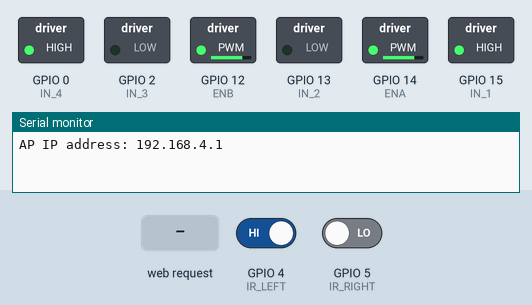
Recording of a sketch running on a simulated ESP8266 (NodeMCU). Parts: switched loads named in the sketch (green lamp = pin HIGH), the last lines printed to the serial monitor. The inputs (shaded band) are chosen by the test bench; at power-on: GPIO 4 (IR_LEFT) HIGH, GPIO 5 (IR_RIGHT) LOW.

Above: at 1.2 s.
1.3 s: HTTP request GET /?State=F received
At 2.4 s:
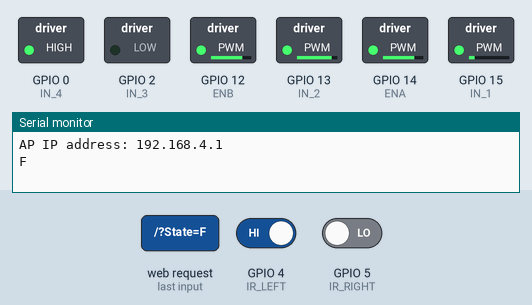
2.8 s: HTTP request GET /?State=B received
At 4.0 s:
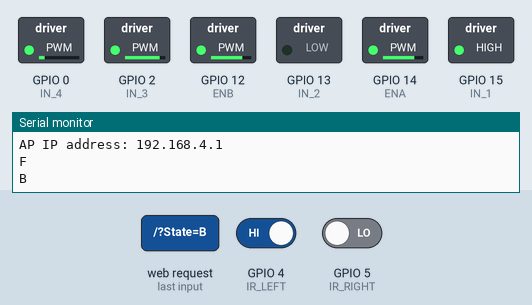
4.3 s: GPIO 4 (IR_LEFT) driven LOW
At 4.7 s:
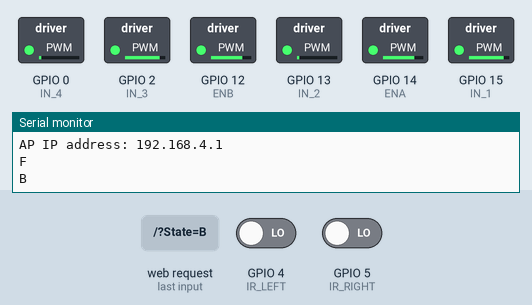
5.8 s: HTTP request GET /?State=L received
At 6.3 s:
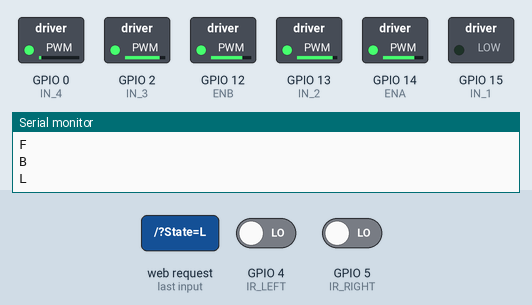
7.3 s: HTTP request GET /?State=R received
At 7.35 s:
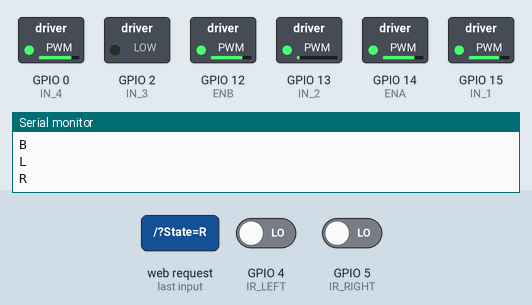
8.9 s: GPIO 5 (IR_RIGHT) driven HIGH
At 9.7 s:
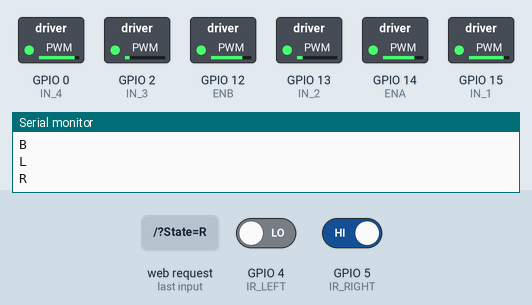
Timing chart, 0 to 25.4 s (numbered marks = the images above; inputs shaded):
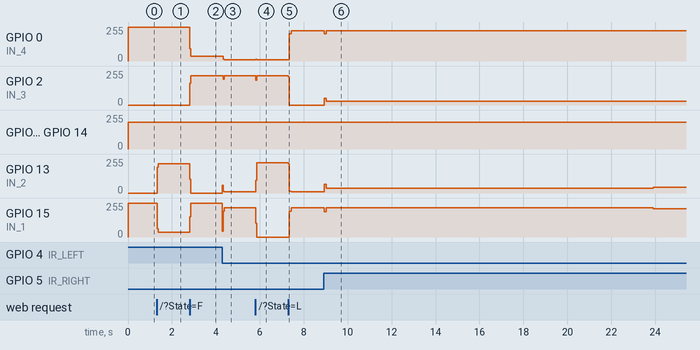

The sketch:

hhhh.ino
```cpp
#include <ESP8266WiFi.h>
#include <WiFiClient.h>
#include <ESP8266WebServer.h>

String command;             //String to store app command state.
int speedCar = 800;         // 400 - 1023.
int speed_Coeff = 3;

const char* ssid = "NodeMCU Car";//Wifi id name
ESP8266WebServer server(80);

#define ENA   14          // Enable/speed motors Right        GPIO14(D5)
#define ENB   12          // Enable/speed motors Left         GPIO12(D6)
#define IN_1  15          // L298N in1 motors Right           GPIO15(D8)
#define IN_2  13          // L298N in2 motors Right           GPIO13(D7)
#define IN_3  2           // L298N in3 motors Left            GPIO2(D4)
#define IN_4  0           // L298N in4 motors Left            GPIO0(D3)

#define IR_LEFT  4       // Left IR sensor pin
#define IR_RIGHT    5    // Right IR sensor pin

void setup() {
  pinMode(ENA, OUTPUT);
  pinMode(ENB, OUTPUT);
  pinMode(IN_1, OUTPUT);
  pinMode(IN_2, OUTPUT);
  pinMode(IN_3, OUTPUT);
  pinMode(IN_4, OUTPUT);

  pinMode(IR_LEFT, INPUT);
  pinMode(IR_RIGHT, INPUT);

  Serial.begin(96000);

  // Connecting WiFi
  WiFi.mode(WIFI_AP);
  WiFi.softAP(ssid);

  IPAddress myIP = WiFi.softAPIP();
  Serial.print("AP IP address: ");
  Serial.println(myIP);

  // Starting WEB-server
  server.on ( "/", HTTP_handleRoot );
  server.onNotFound ( HTTP_handleRoot );
  server.begin();
}

void goAhead(){
  digitalWrite(IN_1, LOW);
  digitalWrite(IN_2, HIGH);
  analogWrite(ENA, speedCar);

  digitalWrite(IN_3, LOW);
  digitalWrite(IN_4, HIGH);
  analogWrite(ENB, speedCar);
}

void goBack(){
  digitalWrite(IN_1, HIGH);
  digitalWrite(IN_2, LOW);
  analogWrite(ENA, speedCar);

  digitalWrite(IN_3, HIGH);
  digitalWrite(IN_4, LOW);
  analogWrite(ENB, speedCar);
}

void goRight(){
  digitalWrite(IN_1, HIGH);
  digitalWrite(IN_2, LOW);
  analogWrite(ENA, speedCar);

  digitalWrite(IN_3, LOW);
  digitalWrite(IN_4, HIGH);
  analogWrite(ENB, speedCar);
}

void goLeft(){
  digitalWrite(IN_1, LOW);
  digitalWrite(IN_2, HIGH);
  analogWrite(ENA, speedCar);

  digitalWrite(IN_3, HIGH);
  digitalWrite(IN_4, LOW);
  analogWrite(ENB, speedCar);
}

void goAheadRight(){
  digitalWrite(IN_1, LOW);
  digitalWrite(IN_2, HIGH);
  analogWrite(ENA, speedCar/speed_Coeff);

  digitalWrite(IN_3, LOW);
  digitalWrite(IN_4, HIGH);
  analogWrite(ENB, speedCar);
}

void goAheadLeft(){
  digitalWrite(IN_1, LOW);
  digitalWrite(IN_2, HIGH);
  analogWrite(ENA, speedCar);

  digitalWrite(IN_3, LOW);
  digitalWrite(IN_4, HIGH);
  analogWrite(ENB, speedCar/speed_Coeff);
}

void goBackRight(){
  digitalWrite(IN_1, HIGH);
  digitalWrite(IN_2, LOW);
  analogWrite(ENA, speedCar/speed_Coeff);

  digitalWrite(IN_3, HIGH);
  digitalWrite(IN_4, LOW);
  analogWrite(ENB, speedCar);
}

void goBackLeft(){
  digitalWrite(IN_1, HIGH);
  digitalWrite(IN_2, LOW);
  analogWrite(ENA, speedCar);

  digitalWrite(IN_3, HIGH);
  digitalWrite(IN_4, LOW);
  analogWrite(ENB, speedCar/speed_Coeff);
}

void stopRobot(){
  digitalWrite(IN_1, LOW);
  digitalWrite(IN_2, LOW);
  analogWrite(ENA, speedCar);

  digitalWrite(IN_3, LOW);
  digitalWrite(IN_4, LOW);
  analogWrite(ENB, speedCar);
}

void loop() {
  // Read IR sensor value
  int leftIRValue = digitalRead(IR_LEFT);

  // Check if the robot is on the line
  if (leftIRValue == 0) {
    // Robot is on the black line, move forward
    goAhead();
  } else {
    // Robot is not on the line, turn right
    goRight();
  }

  int rightIRValue = digitalRead(IR_RIGHT);

  // Check if the robot is on the line
  if (leftIRValue == 1 && rightIRValue == 1) {
    // Robot is on the line, move forward
    goAhead();
  } else if (leftIRValue == 1) {
    // Robot is on the left line, turn right
    goRight();
  } else if (rightIRValue == 1) {
    // Robot is on the right line, turn left
    goLeft();
  } else {
    // Robot is not on the line, stop
    stopRobot();
  }

  server.handleClient();
  command = server.arg("State");
  if (command == "F") goAhead();
  else if (command == "B") goBack();
  else if (command == "L") goLeft();
  else if (command == "R") goRight();
  else if (command == "I") goAheadRight();
  else if (command == "G") goAheadLeft();
  else if (command == "J") goBackRight();
  else if (command == "H") goBackLeft();
  else if (command == "0") speedCar = 400;
  else if (command == "1") speedCar = 470;
  else if (command == "2") speedCar = 540;
  else if (command == "3") speedCar = 610;
  else if (command == "4") speedCar = 680;
  else if (command == "5") speedCar = 750;
  else if (command == "6") speedCar = 820;
  else if (command == "7") speedCar = 890;
  else if (command == "8") speedCar = 960;
  else if (command == "9") speedCar = 1023;
  else if (command == "S") stopRobot();

  // Read IR sensor values
}


void HTTP_handleRoot(void)
 {
  if( server.hasArg("State") ){
    Serial.println(server.arg("State"));
  }
  server.send ( 200, "text/html", "" );
  delay(1);
}
```

Measured:
- after the input at 1.3 s, GPIO 13 (IN_2): 0/255 → 219/255 at once; GPIO 15 (IN_1): 255/255 → 36/255 at once
- after the input at 2.8 s, GPIO 0 (IN_4): 255/255 → 36/255 at once; GPIO 2 (IN_3): 0/255 → 219/255 at once; GPIO 13 (IN_2): 219/255 → 0/255 at once; GPIO 15 (IN_1): 36/255 → 255/255 at once
- after the input at 4.3 s, GPIO 0 (IN_4): 36/255 → 8/255 at once; GPIO 2 (IN_3): 219/255 → 192/255 at once, → 219/255 0.04 s later; GPIO 13 (IN_2): 0/255 → 8/255 at once; GPIO 15 (IN_1): 255/255 → 219/255 at once
- after the input at 5.8 s, GPIO 0 (IN_4): 8/255 → 14/255 at once, → 8/255 0.04 s later; GPIO 2 (IN_3): 219/255 → 187/255 at once, → 219/255 0.04 s later; GPIO 13 (IN_2): 8/255 → 227/255 at once; GPIO 15 (IN_1): 219/255 → 0/255 at once
- after the input at 7.3 s, GPIO 0 (IN_4): 8/255 → 205/255 at once, → 227/255 0.08 s later; GPIO 2 (IN_3): 219/255 → 0/255 at once; GPIO 13 (IN_2): 227/255 → 15/255 at once, → 8/255 0.12 s later; GPIO 15 (IN_1): 0/255 → 192/255 at once, → 219/255 0.08 s later
- after the input at 8.9 s, GPIO 0 (IN_4): 227/255 → 205/255 at once, → 227/255 0.08 s later; GPIO 2 (IN_3): 0/255 → 49/255 at once, → 28/255 0.08 s later; GPIO 13 (IN_2): 8/255 → 65/255 at once, → 36/255 0.08 s later, → 42/255 14.9 s later; GPIO 15 (IN_1): 219/255 → 190/255 at once, → 219/255 0.08 s later, → 213/255 14.9 s later
